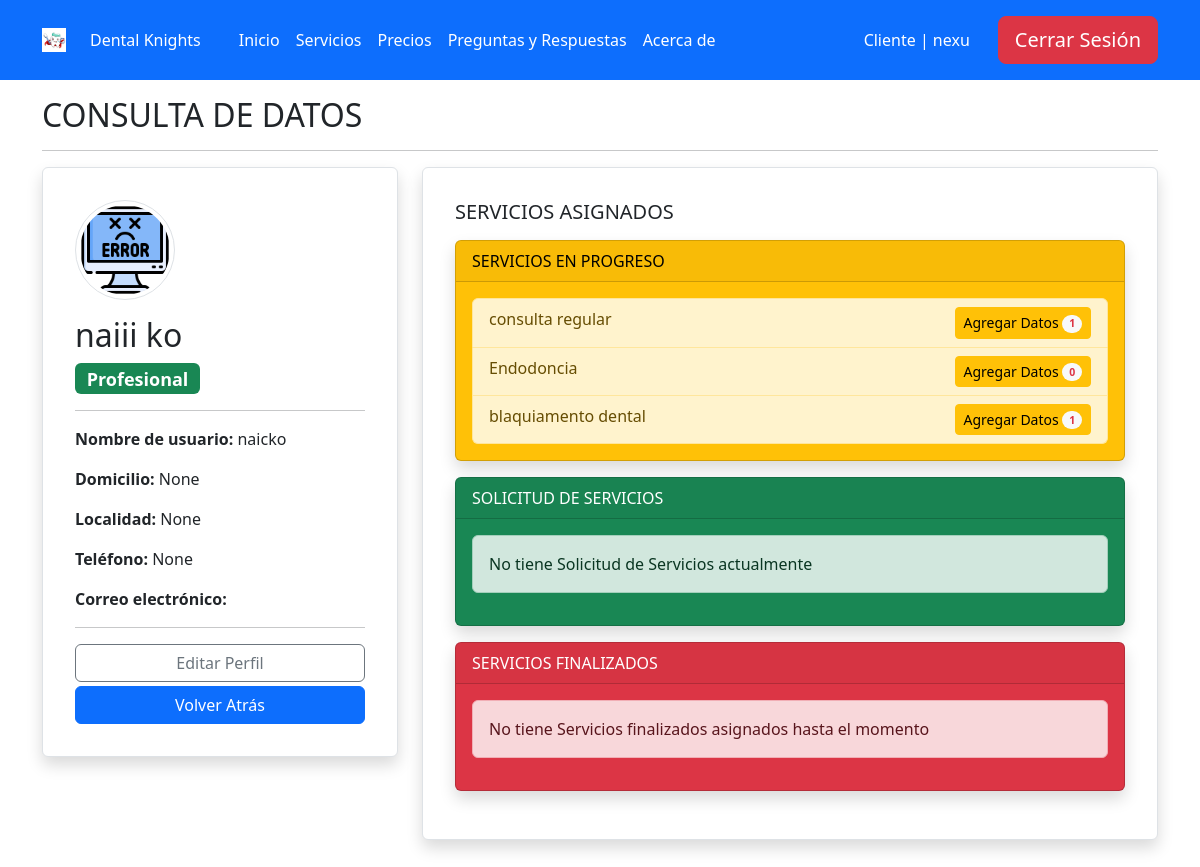
Page /usuarios_detalles/2/ (signed in) on the committed database.
### accounts/models.py (models this page shows, shortened)
class Profile(models.Model):
    user = models.OneToOneField(User, on_delete=models.CASCADE, related_name='profile', verbose_name='Usuario')
    image = models.ImageField(default='users/usuario_defecto.jpg', upload_to='users/', verbose_name='Imagen de perfil')
    address = models.CharField(max_length=150, null=True, blank=True, verbose_name='Direccion')
    location = models.CharField(max_length=100, null=True, blank=True, verbose_name='Localidad')
    telephone = models.CharField(max_length=12, null=True, blank=True, verbose_name='telefono')
    rut = models.CharField(max_length=10, null=True, blank=True, verbose_name='Rut')
    created_by_admin = models.BooleanField(default=True, blank=True, null=True, verbose_name='Creado por Admin')
    class Meta:
        verbose_name= 'perfil' # Nombre en singular para mostrar en el panel de administración
        verbose_name_plural= 'perfiles' # Nombre en plural para mostrar en el panel de administración
        ordering = ['-id'] # Ordena los perfiles de forma descendente por el ID, mostrando los más recientes primero

### core/models.py (models this page shows, shortened)
class Servicios(models.Model):
    STATUS_CHOICES = (
        ('S', 'Solicitud de Servicio'),  # Servicio solicitado por el cliente
        ('P', 'En progreso'),            # Servicio en proceso de realización
        ('F', 'Finalizado'),             # Servicio completado
    )
    name = models.CharField(max_length=100, verbose_name='Nombre del Servicio')  # Nombre del servicio
    description = models.TextField(blank=True, null=True, verbose_name='Descripción')  # Descripción opcional del servicio
    profesional = models.ForeignKey(User, on_delete=models.CASCADE, limit_choices_to={'groups__name': 'profesionales'}, verbose_name='Profesional')  # Profesional asignado, relacionado con un usuario del grupo "profesionales"
    n_procedimientos = models.PositiveIntegerField(default=0, verbose_name='Número de sesiones')  # Número de procedimientos o sesiones asociadas al servicio
    status = models.CharField(max_length=1, choices=STATUS_CHOICES, default='S', verbose_name='Estado')  # Estado del servicio, utilizando las opciones definidas en STATUS_CHOICES
    class Meta:
        verbose_name = 'servicio'
        verbose_name_plural = 'servicios'

### core/views.py (the view, shortened to what this page needs)
# urls.py: path('usuarios_detalles/<int:pk>/', login_required(UserDetailsView.as_view()), name='usuario_detalles'),
@add_group_name_to_context
@add_group_name_to_context
class UserDetailsView(LoginRequiredMixin, DetailView):
    model = User
    template_name = 'usuarios_detalles.html'
    context_object_name = 'user_profile'
    def get_context_data(self, **kwargs):
        context = super().get_context_data(**kwargs)
        user = self.get_object()
        group_id, group_name, group_name_singular, color = get_group_and_color(user)
        groups = Group.objects.all()
        singular_names = [plural_to_singular(group.name).capitalize() for group in groups]
        groups_ids = [group.id for group in groups]
        singular_groups = zip(singular_names, groups_ids)
        context['group_id_user'] = group_id
        context['group_name_user'] = group_name
        context['group_name_singular_user'] = group_name_singular
        context['color_user'] = color
        context['singular_groups'] = singular_groups
        if user.groups.first().name == 'profesionales':
            assigned_services = Servicios.objects.filter(profesional=user).order_by('-id')
            inscription_services = assigned_services.filter(status='S')
            progress_services = assigned_services.filter(status='P')
            finalized_services = assigned_services.filter(status='F')
            context['inscription_services'] = inscription_services
            context['progress_services'] = progress_services
            context['finalized_services'] = finalized_services
        return context

### core/views.py (called while the page is built)
def plural_to_singular(plural):
    plural_singular = {
        "clientes": "cliente",
        "profesionales": "profesional",
        "ejecutivos": "ejecutivo",
        "administradores": "administrador",
    }
    return plural_singular.get(plural, "error")

def get_group_and_color(user):
    group = user.groups.first()
    group_id = None
    group_name = None
    group_name_singular = None
    color = None
    if group:
        if group.name == 'clientes':
            color = 'bg-primary'
        elif group.name == 'profesionales':
            color = 'bg-success'
        elif group.name == 'ejecutivos':
            color = 'bg-danger'
        elif group.name == 'administradores':
            color = 'bg-info'
        group_id = group.id
        group_name = group.name
        group_name_singular = plural_to_singular(group.name)
    return group_id, group_name, group_name_singular, color

def add_group_name_to_context(view_class):
    original_dispatch = view_class.dispatch
    def dispatch(self, request, *args, **kwargs):
        user = self.request.user
        group_id, group_name, group_name_singular, color = get_group_and_color(user)
        context = {
            'group_name': group_name,
            'group_name_singular': group_name_singular,
            'color': color
        }
        self.extra_context = context
        return original_dispatch(self, request, *args, **kwargs)
    view_class.dispatch = dispatch
    return view_class

### templates/usuarios_detalles.html (shortened to what this page needs)
{% extends "base.html" %}
{% block content %}
<div class="container my-3 mb-5">
    <h2>CONSULTA DE DATOS</h2>
    <hr>
    <div class="row">
        <div class="col-md-4">
            <div class="card border rounded-2 shadow p-3 mb-3">
                <div class="card-body">
                    <img class="img-thumbnail rounded-circle mb-3" src="{{ user_profile.profile.image.url }}" alt="{{ user_profile.username }}" style="width: 100px;">
                    <h2>{{ user_profile.first_name }} {{ user_profile.last_name }}</h2>
                    <h4><span class="badge {{ color_user }}">{{ group_name_singular_user | capfirst }}</span></h4>
                    <hr>
                    <p><strong>Nombre de usuario: </strong>{{ user_profile.username}}</p>
                    <p><strong>Domicilio: </strong>{{ user_profile.profile.address }} </p>
                    <p><strong>Localidad: </strong>{{ user_profile.profile.location }} </p>
                    <p><strong>Teléfono:  </strong>{{ user_profile.profile.telephone }}</p>
                    <p><strong>Correo electrónico:  </strong>{{ user_profile.email }}</p>
                    <hr>
                    <button type="button" class="btn btn-outline-secondary w-100 mb-1" data-bs-toggle="modal" data-bs-target="#editProfileModal" data-student-id="{{ user_profile.id }}">
                        Editar Perfil
                    </button>
                    <a class="btn btn-primary w-100" href="{% url 'profile' %}">Volver Atrás</a>
                </div>
            </div>
        </div>
        <div class="col-md-8">
            <div class="card border rounded-2 shadow p-3 mb-3">
                <div class="card-body">
                    {% if group_name_user == 'clientes' %}
                        {% include 'profile/clientes.html' %}
                    {% elif group_name_user == 'profesionales' %}
                        {% include 'profile/profesionales.html' %}
                    {% elif group_name_user == 'ejecutivos' %}
                        {% include 'profile/ejecutivos.html' %}
                    {% endif %}
                </div>
            </div>
        </div>
    </div>
</div>
{% endblock %}

### templates/header.html (shortened to what this page needs)
{% if user.is_authenticated %}
    {% if group_name == 'clientes' %}
        <header class="p-3 text-bg-dark bg-primary">
    {% elif group_name == 'profesionales' %}
        <header class="p-3 text-bg-dark bg-success">
    {% elif group_name == 'ejecutivos' %}
        <header class="p-3 text-bg-dark bg-danger">
    {% elif group_name == 'administradores' %}
        <header class="p-3 text-bg-dark bg-info">
    {% else %}
        <header class="p-3 text-bg-dark bg-dark">
    {% endif %}
{% else %}
    <header class="p-3 text-bg-dark bg-black">
{% endif %}
    <div class="container">
        <div class="d-flex flex-wrap align-items-center justify-content-between">
            <a href="{% url 'home' %}" class="d-flex align-items-center mb-2 mb-lg-0 text-white text-decoration-none text-center" style="margin-right: 30px;">
                <img src="/media/dienteicon.jpg" alt="Logo" style="width: 24px; height: 24px; margin-right: 8px;">
                <span class="ms-3">Dental Knights</span>
            </a>
            {% if user.is_authenticated %}
                {% if group_name == 'clientes' %}
                    <ul class="nav col-12 col-lg-auto me-lg-auto mb-2 justify-content-center mb-md-0 bg-primary">
                {% elif group_name == 'profesionales' %}
                    <ul class="nav col-12 col-lg-auto me-lg-auto mb-2 justify-content-center mb-md-0 bg-success">
                {% elif group_name == 'ejecutivos' %}
                    <ul class="nav col-12 col-lg-auto me-lg-auto mb-2 justify-content-center mb-md-0 bg-danger">
                {% elif group_name == 'administradores' %}
                    <ul class="nav col-12 col-lg-auto me-lg-auto mb-2 justify-content-center mb-md-0 bg-info">
                {% else %}
                    <ul class="nav col-12 col-lg-auto me-lg-auto mb-2 justify-content-center mb-md-0 bg-dark">
                {% endif %}
            {% else %}
                <ul class="nav col-12 col-lg-auto me-lg-auto mb-2 justify-content-center mb-md-0 bg-black">
            {% endif %}
                <li><a href="{% url 'home' %}" class="nav-link px-2 text-white">Inicio</a></li>
                <li><a href="{% url 'servicios' %}" class="nav-link px-2 text-white">Servicios</a></li>
                {% if not user.is_authenticated or group_name == 'clientes' %}
                <li><a href="{% url 'pricing' %}" class="nav-link px-2 text-white">Precios</a></li>
                <li><a href="#" class="nav-link px-2 text-white">Preguntas y Respuestas</a></li>
                <li><a href="#" class="nav-link px-2 text-white">Acerca de</a></li>
                {% endif %}
            </ul>
            <div class="d-flex align-items-center" style="gap: 20px;">
                {% if user.is_authenticated %}
                    <li style="list-style-type: none;">
                        <a class="nav-link px-2 text-white" href="{% url 'profile' %}">{{ group_name_singular|capfirst }}
                            | {{ user.username }}</a>
                    </li>
                    <form action="{% url 'logout' %}" method="post" style="display: inline;">
                        <button type="submit" class="btn btn-lg btn-danger">Cerrar Sesión</button>
                    </form>
                {% endif %}
            </div>
        </div>
    </div>
</header>

### templates/profile/profesionales.html
<h5>SERVICIOS ASIGNADOS</h5>
<div class="card text-bg-warning shadow mt-3 mb-3">
    <div class="card-header">SERVICIOS EN PROGRESO</div>
    <div class="card-body">
        {% if progress_services %}
            <ul class="list-group">
                {% for service in progress_services %}
                    {% with enrollment_count=service.registroservicio_set.count %}
                        <li class="list-group-item list-group-item-warning">
                            {{ service.name }}
                            <a href="{% url 'servicios_list' service.id %}" class="btn btn-sm btn-warning float-end">
                                {% if service.status == 'P' %}
                                    Agregar Datos
                                {% endif %}
                                <span class="badge rounded-pill bg-light text-danger">{{ enrollment_count }}</span>
                            </a>
                        </li>
                    {% endwith %}
                {% endfor %}
            </ul>
        {% else %}
            <div class="alert alert-warning" role="alert">
                No tiene Servicios en progreso asignados hasta el momento
            </div>
        {% endif %}
    </div>
</div>
<div class="card text-bg-success shadow mb-3">
    <div class="card-header">SOLICITUD DE SERVICIOS</div>
    <div class="card-body">
        {% if inscription_services %}
            <ul class="list-group">
                {% for service in inscription_services %}
                    {% with enrollment_count=service.registroservicio_set.count %}
                        <li class="list-group-item list-group-item-success">
                            {{ service.name }}
                            <a href="{% url 'servicios_list' service.id %}" class="btn btn-sm btn-success float-end">
                                {% if service.status == 'S' %}
                                    Consultar listado
                                {% endif %}
                                <span class="badge rounded-pill bg-light text-danger">{{ enrollment_count }}</span>
                            </a>
                        </li>
                    {% endwith %}
                {% endfor %}
            </ul>
        {% else %}
            <div class="alert alert-success" role="alert">
                No tiene Solicitud de Servicios actualmente
            </div>
        {% endif %}
    </div>
</div>
<div class="card text-bg-danger shadow mb-3">
    <div class="card-header">SERVICIOS FINALIZADOS</div>
    <div class="card-body">
        {% if finalized_services %}
            <ul class="list-group">
                {% for service in finalized_services %}
                    {% with enrollment_count=service.registroservicio_set.count %}
                        <li class="list-group-item list-group-item-danger">
                            {{ service.name }}
                            <a href="{% url 'servicios_list' service.id %}" class="btn btn-sm btn-danger float-end">
                                {% if service.status == 'F' %}
                                    Consultar listado
                                {% endif %}
                                <span class="badge rounded-pill bg-light text-danger">{{ enrollment_count }}</span>
                            </a>
                        </li>
                    {% endwith %}
                {% endfor %}
            </ul>
        {% else %}
            <div class="alert alert-danger" role="alert">
                No tiene Servicios finalizados asignados hasta el momento
            </div>
        {% endif %}
    </div>
</div>

### rows in the picture
Servicios: name "consulta regular", status "Agregar Datos", registroservicio_set.count "1"
Servicios: name "Endodoncia", status "Agregar Datos", registroservicio_set.count "0"
Servicios: name "blaquiamento dental", status "Agregar Datos", registroservicio_set.count "1"

### other values in the picture
{{ group_name_singular|capfirst }} "Cliente"
{{ user.username }} "nexu"
{{ user_profile.first_name }} "naiii"
{{ user_profile.last_name }} "ko"
{{ group_name_singular_user | capfirst }} "Profesional"
{{ user_profile.username }} "naicko"
{{ user_profile.profile.address }} "None"
{{ user_profile.profile.location }} "None"
{{ user_profile.profile.telephone }} "None"
